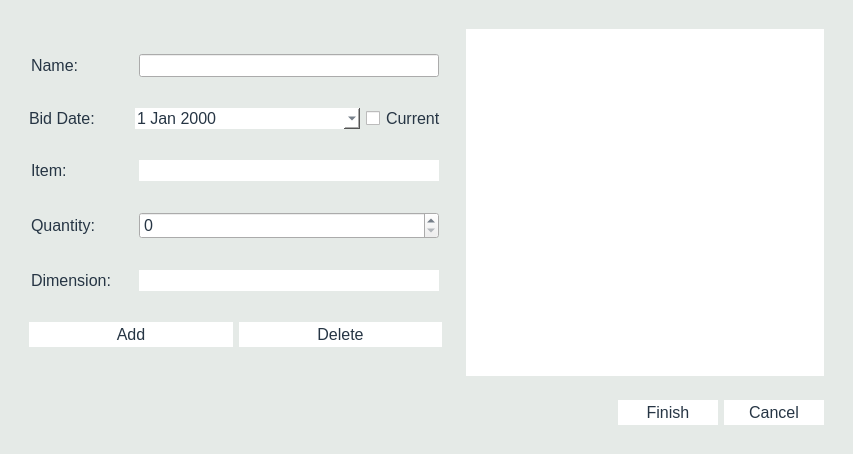
<?xml version="1.0" encoding="UTF-8"?>
<ui version="4.0">
 <class>ProjectEditForm</class>
 <widget class="QDialog" name="ProjectEditForm">
  <property name="geometry">
   <rect>
    <x>0</x>
    <y>0</y>
    <width>853</width>
    <height>454</height>
   </rect>
  </property>
  <property name="windowTitle">
   <string>Dialog</string>
  </property>
  <property name="styleSheet">
   <string notr="true">QDialog#ProjectEditForm{

background-color:#E5EAE7;
}
*{
font-family:&quot;Calibri&quot;;
font-size: 16px;
color:#263544;
}



QStackedWidget{
margin:0px;
padding:0px;
}


QDialog{

margin:0px;
padding:0px;
}

QWidget{

margin:0px;
padding:0px;
}
QWidget#bigwidger{
background-color:#E5EAE7;
border:none;
}



QTableWidget{
border:none;
}
QTextEdit{
border:none;
}


QPushButton{
padding:3px;
border:none;
background-color:#FFFFFF;
}
QPushButton:hover:!pressed{
background-color:#F4F9F6;
}


QDateTimeEdit{
border:none;
background-color:#FFFFFF;
}
QDateEditTime:hover{
border:none;
background-color:#F4F9F6;
}
QDateEditTime::drop-down{
border:none;
}


QComboBox{
border:none;
background-color:#FFFFFF;
}
QComboBox:hover {
background-color:#F4F9F6;
}
QComboBox:drop-down{
border:none;
}


QRadioButton{
padding:0px;
margin:0px;
}


QGroupBox {
    border: 0px solid gray;
	
    margin-top: 0.5em;
	margin-right:0px;
	margin-left:0px;
}
QGroupBox::title {
    subcontrol-origin: margin;
    left: 10px;
    padding: 0 3px 0 3px;
}
</string>
  </property>
  <layout class="QGridLayout" name="gridLayout">
   <item row="0" column="0">
    <widget class="QWidget" name="bigwidger" native="true">
     <layout class="QVBoxLayout" name="verticalLayout">
      <item>
       <layout class="QHBoxLayout" name="horizontalLayout_5">
        <item>
         <widget class="QWidget" name="verticalWidget_2" native="true">
          <layout class="QVBoxLayout" name="left">
           <item>
            <layout class="QHBoxLayout" name="horizontalLayout">
             <item>
              <widget class="QLabel" name="label">
               <property name="minimumSize">
                <size>
                 <width>100</width>
                 <height>0</height>
                </size>
               </property>
               <property name="maximumSize">
                <size>
                 <width>100</width>
                 <height>16777215</height>
                </size>
               </property>
               <property name="text">
                <string>Name: </string>
               </property>
              </widget>
             </item>
             <item>
              <widget class="QLineEdit" name="name">
               <property name="maximumSize">
                <size>
                 <width>300</width>
                 <height>16777215</height>
                </size>
               </property>
              </widget>
             </item>
            </layout>
           </item>
           <item>
            <layout class="QHBoxLayout" name="horizontalLayout_2">
             <item>
              <widget class="QLabel" name="label_2">
               <property name="minimumSize">
                <size>
                 <width>100</width>
                 <height>0</height>
                </size>
               </property>
               <property name="maximumSize">
                <size>
                 <width>100</width>
                 <height>16777215</height>
                </size>
               </property>
               <property name="text">
                <string>Bid Date: </string>
               </property>
              </widget>
             </item>
             <item>
              <widget class="QDateEdit" name="bidDate">
               <property name="minimumSize">
                <size>
                 <width>225</width>
                 <height>0</height>
                </size>
               </property>
               <property name="maximumSize">
                <size>
                 <width>300</width>
                 <height>16777215</height>
                </size>
               </property>
               <property name="calendarPopup">
                <bool>true</bool>
               </property>
              </widget>
             </item>
             <item>
              <widget class="QCheckBox" name="current">
               <property name="text">
                <string>Current</string>
               </property>
              </widget>
             </item>
            </layout>
           </item>
           <item>
            <layout class="QHBoxLayout" name="horizontalLayout_6">
             <item>
              <widget class="QLabel" name="label_3">
               <property name="minimumSize">
                <size>
                 <width>100</width>
                 <height>0</height>
                </size>
               </property>
               <property name="maximumSize">
                <size>
                 <width>100</width>
                 <height>16777215</height>
                </size>
               </property>
               <property name="text">
                <string>Item: </string>
               </property>
              </widget>
             </item>
             <item>
              <widget class="QComboBox" name="Item">
               <property name="minimumSize">
                <size>
                 <width>300</width>
                 <height>0</height>
                </size>
               </property>
               <property name="maximumSize">
                <size>
                 <width>300</width>
                 <height>16777215</height>
                </size>
               </property>
               <property name="editable">
                <bool>true</bool>
               </property>
              </widget>
             </item>
            </layout>
           </item>
           <item>
            <layout class="QHBoxLayout" name="horizontalLayout_7">
             <item>
              <widget class="QLabel" name="label_4">
               <property name="minimumSize">
                <size>
                 <width>100</width>
                 <height>0</height>
                </size>
               </property>
               <property name="maximumSize">
                <size>
                 <width>100</width>
                 <height>16777215</height>
                </size>
               </property>
               <property name="text">
                <string>Quantity:</string>
               </property>
              </widget>
             </item>
             <item>
              <widget class="QSpinBox" name="Quantity">
               <property name="minimumSize">
                <size>
                 <width>300</width>
                 <height>0</height>
                </size>
               </property>
               <property name="maximumSize">
                <size>
                 <width>300</width>
                 <height>16777215</height>
                </size>
               </property>
               <property name="maximum">
                <number>1000000</number>
               </property>
              </widget>
             </item>
            </layout>
           </item>
           <item>
            <layout class="QHBoxLayout" name="horizontalLayout_8">
             <item>
              <widget class="QLabel" name="label_5">
               <property name="minimumSize">
                <size>
                 <width>100</width>
                 <height>0</height>
                </size>
               </property>
               <property name="maximumSize">
                <size>
                 <width>100</width>
                 <height>16777215</height>
                </size>
               </property>
               <property name="text">
                <string>Dimension:</string>
               </property>
              </widget>
             </item>
             <item>
              <widget class="QComboBox" name="Dimension">
               <property name="minimumSize">
                <size>
                 <width>300</width>
                 <height>0</height>
                </size>
               </property>
               <property name="maximumSize">
                <size>
                 <width>300</width>
                 <height>16777215</height>
                </size>
               </property>
               <property name="editable">
                <bool>true</bool>
               </property>
              </widget>
             </item>
            </layout>
           </item>
           <item>
            <layout class="QHBoxLayout" name="horizontalLayout_9">
             <item>
              <widget class="QPushButton" name="AddItem">
               <property name="text">
                <string>Add</string>
               </property>
              </widget>
             </item>
             <item>
              <widget class="QPushButton" name="DeleteItem">
               <property name="text">
                <string>Delete</string>
               </property>
              </widget>
             </item>
            </layout>
           </item>
          </layout>
         </widget>
        </item>
        <item>
         <widget class="QWidget" name="right" native="true">
          <layout class="QVBoxLayout" name="verticalLayout_4">
           <property name="leftMargin">
            <number>9</number>
           </property>
           <property name="topMargin">
            <number>9</number>
           </property>
           <property name="rightMargin">
            <number>9</number>
           </property>
           <property name="bottomMargin">
            <number>9</number>
           </property>
           <item>
            <widget class="QTableWidget" name="Sections"/>
           </item>
          </layout>
         </widget>
        </item>
       </layout>
      </item>
      <item>
       <widget class="QWidget" name="horizontalWidget_4" native="true">
        <layout class="QHBoxLayout" name="bottom">
         <property name="leftMargin">
          <number>9</number>
         </property>
         <property name="topMargin">
          <number>9</number>
         </property>
         <property name="rightMargin">
          <number>9</number>
         </property>
         <property name="bottomMargin">
          <number>9</number>
         </property>
         <item>
          <widget class="QLabel" name="error">
           <property name="text">
            <string/>
           </property>
          </widget>
         </item>
         <item>
          <spacer name="horizontalSpacer">
           <property name="orientation">
            <enum>Qt::Horizontal</enum>
           </property>
           <property name="sizeHint" stdset="0">
            <size>
             <width>40</width>
             <height>20</height>
            </size>
           </property>
          </spacer>
         </item>
         <item>
          <widget class="QPushButton" name="FinishButton">
           <property name="minimumSize">
            <size>
             <width>100</width>
             <height>0</height>
            </size>
           </property>
           <property name="maximumSize">
            <size>
             <width>100</width>
             <height>16777215</height>
            </size>
           </property>
           <property name="text">
            <string>Finish</string>
           </property>
          </widget>
         </item>
         <item>
          <widget class="QPushButton" name="CancelButton">
           <property name="minimumSize">
            <size>
             <width>100</width>
             <height>0</height>
            </size>
           </property>
           <property name="maximumSize">
            <size>
             <width>100</width>
             <height>16777215</height>
            </size>
           </property>
           <property name="text">
            <string>Cancel</string>
           </property>
          </widget>
         </item>
        </layout>
       </widget>
      </item>
     </layout>
    </widget>
   </item>
  </layout>
 </widget>
 <resources/>
 <connections/>
</ui>
